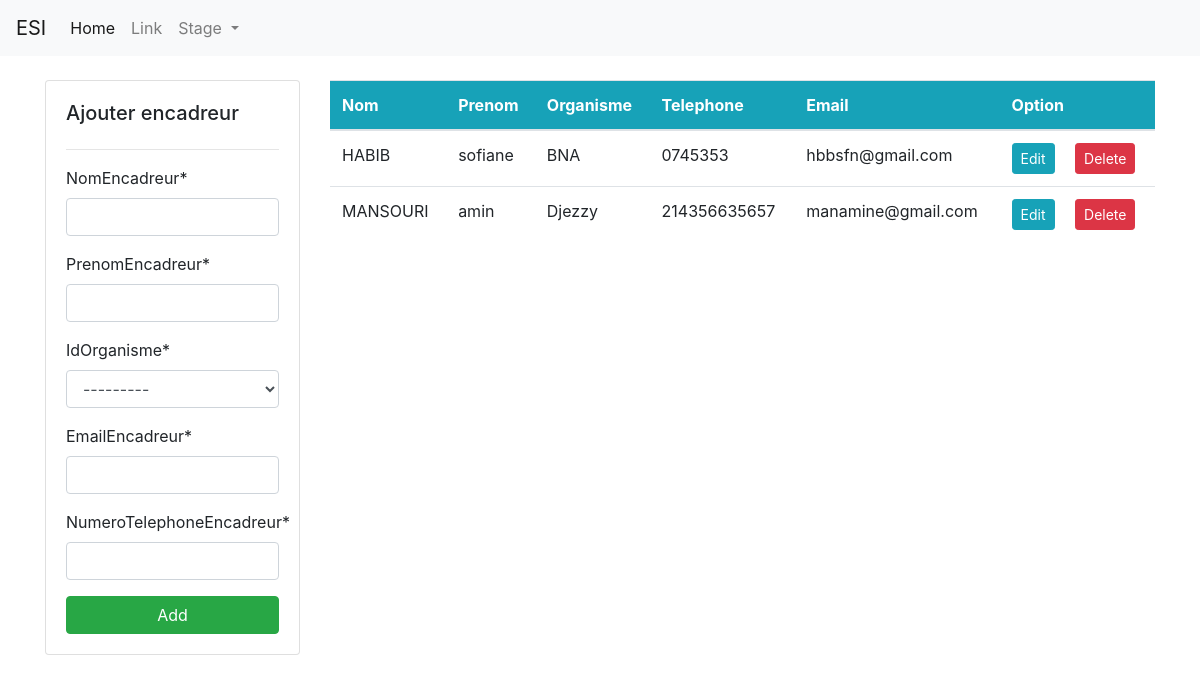
The page /encadreur/ on the database as committed earlier.
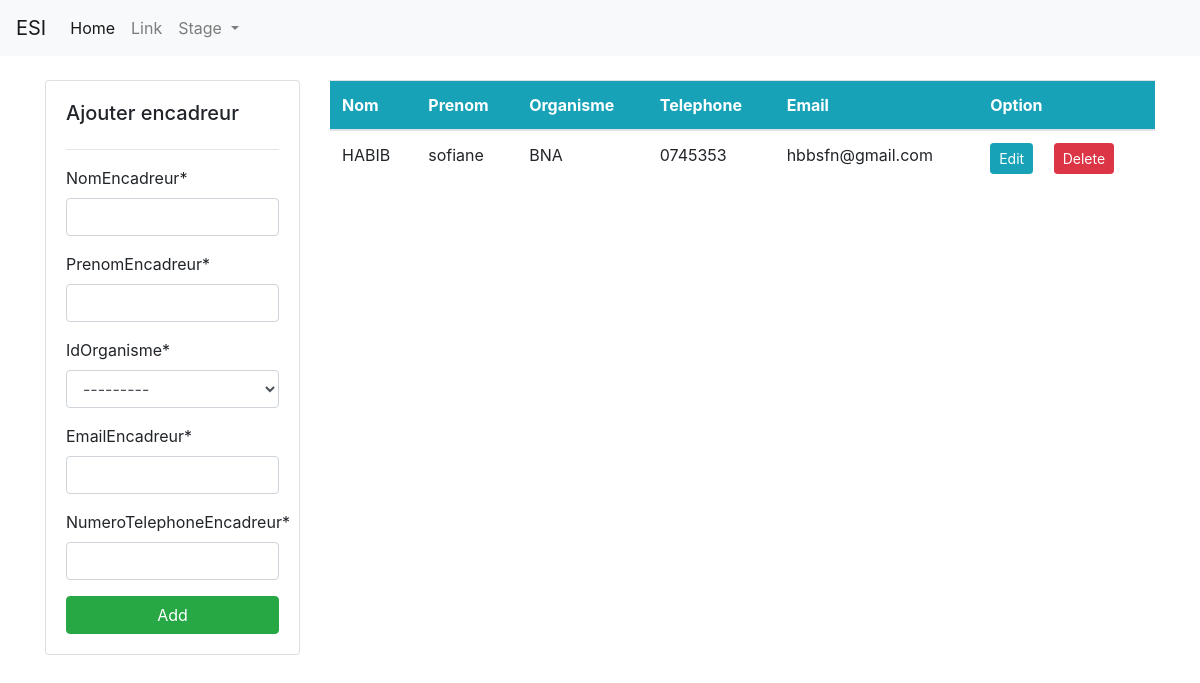
The same page on the database as committed later.
### gestionnaire/models.py (models this page shows, shortened)
class Encadreur(models.Model):
    nomEncadreur = models.CharField(max_length=120)
    prenomEncadreur = models.CharField(max_length=120)
    idOrganisme = models.ForeignKey(Organisme, on_delete=models.CASCADE)
    emailEncadreur = models.CharField(max_length=120)
    numeroTelephoneEncadreur = models.CharField(max_length=120)

class Organisme(models.Model):
    nomOrganisme=models.CharField(max_length=120)
    typeOrganisme=models.CharField(max_length=30, choices=TYPE)
    def __str__(self):
        return f'{self.nomOrganisme}'

### gestionnaire/views.py (the view)
# urls.py: path('encadreur/', views.encadreur, name='dashboard-encadreur'),
def encadreur(request):
    items = Encadreur.objects.all()
    if request.method == 'POST':
        form = EncadreurForm(request.POST)
        if form.is_valid():
            form.save()
            return redirect('dashboard-encadreur')
    else:
        form = EncadreurForm()
    context = {
        'items': items,
        'form': form,
    }
    return render(request, 'dashboard/encadreur.html', context)

### gestionnaire/forms.py
class EncadreurForm(forms.ModelForm):
    class Meta:
        model = Encadreur
        fields = '__all__'

### gestionnaire/templates/dashboard/encadreur.html (shortened to what this page needs)
{% extends 'partials/base.html' %}
{% load crispy_forms_tags %}
{% block content %}
<div class="row my-4">
    <div class="col-md-3">
        <div class="card card-body">
            <h5>Ajouter encadreur</h5>
            <hr>
            <form method="POST">
                {{ form|crispy }}
                <input class="btn btn-success btn-block" type="submit" value="Add">
            </form>
        </div>
    </div>
    <div class="col-md-9">
        <table class="table bg-white">
            <thead class="bg-info text-white">
                <tr>
                    <th scope="col">Nom</th>
                    <th scope="col">Prenom</th>
                    <th scope="col">Organisme</th>
                    <th scope="col">Telephone</th>
                    <th scope="col">Email</th>
                    <th scope="col">Option</th>
                </tr>
            </thead>
            <tbody>
                {% for item in items %}
                <tr>
                    <td>{{ item.nomEncadreur }}</td>
                    <td>{{ item.prenomEncadreur }}</td>
                    <td>{{ item.idOrganisme }}</td>
                    <td>{{ item.numeroTelephoneEncadreur }}</td>
                    <td>{{ item.emailEncadreur }}</td>
                    <td>
                        <a class="btn btn-info btn-sm mr-2"
                            href="{% url 'dashboard-encadreur-edit' item.id %}">Edit</a>
                        <a class="btn btn-danger btn-sm ml-2"
                            href="{% url 'dashboard-encadreur-delete' item.id %}">Delete</a>
                    </td>
                </tr>
                {% endfor %}
            </tbody>
        </table>
    </div>
</div>
{% endblock %}

Rows that differ between the two databases and show on the page:
removed Encadreur: nomEncadreur "MANSOURI", prenomEncadreur "amin", idOrganisme "Djezzy", numeroTelephoneEncadreur "214356635657", emailEncadreur "manamine@gmail.com"
